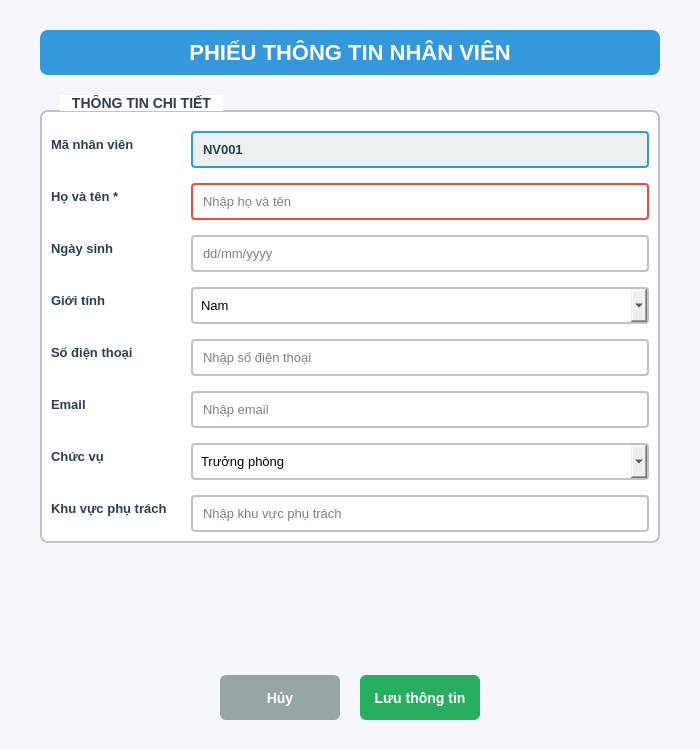
<?xml version="1.0" encoding="UTF-8"?>
<ui version="4.0">
 <class>PlantInfoDialog</class>
 <widget class="QDialog" name="PlantInfoDialog">
  <property name="geometry">
   <rect>
    <x>0</x>
    <y>0</y>
    <width>700</width>
    <height>750</height>
   </rect>
  </property>
  <property name="windowTitle">
   <string>PHIẾU THÔNG TIN NHÂN VIÊN</string>
  </property>
  <property name="styleSheet">
   <string>
    QDialog {
        background-color: #f5f6fa;
    }
    QLabel {
        color: #2c3e50;
        font-weight: bold;
    }
   </string>
  </property>
  <layout class="QVBoxLayout" name="mainLayout">
   <property name="spacing">
    <number>20</number>
   </property>
   <property name="leftMargin">
    <number>40</number>
   </property>
   <property name="topMargin">
    <number>30</number>
   </property>
   <property name="rightMargin">
    <number>40</number>
   </property>
   <property name="bottomMargin">
    <number>30</number>
   </property>
   <item>
    <widget class="QLabel" name="titleLabel">
     <property name="styleSheet">
      <string>font-size: 22px; font-weight: bold; color: #2c3e50; padding: 10px; background-color: #3498db; color: white; border-radius: 8px;</string>
     </property>
     <property name="text">
      <string>PHIẾU THÔNG TIN NHÂN VIÊN</string>
     </property>
     <property name="alignment">
      <set>Qt::AlignCenter</set>
     </property>
    </widget>
   </item>
   <item>
    <widget class="QGroupBox" name="infoGroupBox">
     <property name="styleSheet">
      <string>
       QGroupBox {
           font-weight: bold;
           font-size: 14px;
           color: #2c3e50;
           border: 2px solid #bdc3c7;
           border-radius: 8px;
           margin-top: 15px;
           padding-top: 10px;
           background-color: white;
       }
       QGroupBox::title {
           subcontrol-origin: margin;
           left: 20px;
           padding: 0 10px;
           background-color: white;
       }
      </string>
     </property>
     <property name="title">
      <string>THÔNG TIN CHI TIẾT</string>
     </property>
     <layout class="QFormLayout" name="formLayout">
      <property name="labelAlignment">
       <set>Qt::AlignRight</set>
      </property>
      <property name="formAlignment">
       <set>Qt::AlignLeading|Qt::AlignLeft|Qt::AlignTop</set>
      </property>
      <property name="horizontalSpacing">
       <number>20</number>
      </property>
      <property name="verticalSpacing">
       <number>15</number>
      </property>

      <!-- Mã nhân viên -->
      <item row="0" column="0">
       <widget class="QLabel" name="idLabel">
        <property name="styleSheet">
         <string>font-size: 13px; color: #2c3e50; min-width: 120px;</string>
        </property>
        <property name="text">
         <string>Mã nhân viên</string>
        </property>
       </widget>
      </item>
      <item row="0" column="1">
       <widget class="QLineEdit" name="idInput">
        <property name="enabled">
         <bool>false</bool>
        </property>
        <property name="styleSheet">
         <string>padding: 8px; border: 2px solid #3498db; border-radius: 4px; background-color: #ecf0f1; color: #2c3e50; font-weight: bold; font-size: 13px;</string>
        </property>
        <property name="text">
         <string>NV001</string>
        </property>
       </widget>
      </item>

      <!-- Họ và tên -->
      <item row="1" column="0">
       <widget class="QLabel" name="nameLabel">
        <property name="styleSheet">
         <string>font-size: 13px; color: #2c3e50; min-width: 120px;</string>
        </property>
        <property name="text">
         <string>Họ và tên *</string>
        </property>
       </widget>
      </item>
      <item row="1" column="1">
       <widget class="QLineEdit" name="nameInput">
        <property name="styleSheet">
         <string>padding: 8px; border: 2px solid #e74c3c; border-radius: 4px; font-size: 13px;</string>
        </property>
        <property name="placeholderText">
         <string>Nhập họ và tên</string>
        </property>
       </widget>
      </item>

      <!-- Ngày sinh -->
      <item row="2" column="0">
       <widget class="QLabel" name="dobLabel">
        <property name="styleSheet">
         <string>font-size: 13px; color: #2c3e50; min-width: 120px;</string>
        </property>
        <property name="text">
         <string>Ngày sinh</string>
        </property>
       </widget>
      </item>
      <item row="2" column="1">
       <widget class="QLineEdit" name="dobInput">
        <property name="styleSheet">
         <string>padding: 8px; border: 2px solid #bdc3c7; border-radius: 4px; font-size: 13px;</string>
        </property>
        <property name="placeholderText">
         <string>dd/mm/yyyy</string>
        </property>
       </widget>
      </item>

      <!-- Giới tính -->
      <item row="3" column="0">
       <widget class="QLabel" name="genderLabel">
        <property name="styleSheet">
         <string>font-size: 13px; color: #2c3e50; min-width: 120px;</string>
        </property>
        <property name="text">
         <string>Giới tính</string>
        </property>
       </widget>
      </item>
      <item row="3" column="1">
       <widget class="QComboBox" name="genderCombo">
        <property name="styleSheet">
         <string>padding: 8px; border: 2px solid #bdc3c7; border-radius: 4px; font-size: 13px;</string>
        </property>
        <item>
         <property name="text">
          <string>Nam</string>
         </property>
        </item>
        <item>
         <property name="text">
          <string>Nữ</string>
         </property>
        </item>
        <item>
         <property name="text">
          <string>Khác</string>
         </property>
        </item>
       </widget>
      </item>

      <!-- Số điện thoại -->
      <item row="4" column="0">
       <widget class="QLabel" name="phoneLabel">
        <property name="styleSheet">
         <string>font-size: 13px; color: #2c3e50; min-width: 120px;</string>
        </property>
        <property name="text">
         <string>Số điện thoại</string>
        </property>
       </widget>
      </item>
      <item row="4" column="1">
       <widget class="QLineEdit" name="phoneInput">
        <property name="styleSheet">
         <string>padding: 8px; border: 2px solid #bdc3c7; border-radius: 4px; font-size: 13px;</string>
        </property>
        <property name="placeholderText">
         <string>Nhập số điện thoại</string>
        </property>
       </widget>
      </item>

      <!-- Email -->
      <item row="5" column="0">
       <widget class="QLabel" name="emailLabel">
        <property name="styleSheet">
         <string>font-size: 13px; color: #2c3e50; min-width: 120px;</string>
        </property>
        <property name="text">
         <string>Email</string>
        </property>
       </widget>
      </item>
      <item row="5" column="1">
       <widget class="QLineEdit" name="emailInput">
        <property name="styleSheet">
         <string>padding: 8px; border: 2px solid #bdc3c7; border-radius: 4px; font-size: 13px;</string>
        </property>
        <property name="placeholderText">
         <string>Nhập email</string>
        </property>
       </widget>
      </item>

      <!-- Chức vụ -->
      <item row="6" column="0">
       <widget class="QLabel" name="positionLabel">
        <property name="styleSheet">
         <string>font-size: 13px; color: #2c3e50; min-width: 120px;</string>
        </property>
        <property name="text">
         <string>Chức vụ</string>
        </property>
       </widget>
      </item>
      <item row="6" column="1">
       <widget class="QComboBox" name="positionCombo">
        <property name="styleSheet">
         <string>padding: 8px; border: 2px solid #bdc3c7; border-radius: 4px; font-size: 13px;</string>
        </property>
        <item>
         <property name="text">
          <string>Trưởng phòng</string>
         </property>
        </item>
        <item>
         <property name="text">
          <string>Phó phòng</string>
         </property>
        </item>
        <item>
         <property name="text">
          <string>Chuyên viên</string>
         </property>
        </item>
        <item>
         <property name="text">
          <string>Nhân viên</string>
         </property>
        </item>
        <item>
         <property name="text">
          <string>Thực tập sinh</string>
         </property>
        </item>
       </widget>
      </item>

      <!-- Khu vực phụ trách -->
      <item row="7" column="0">
       <widget class="QLabel" name="areaLabel">
        <property name="styleSheet">
         <string>font-size: 13px; color: #2c3e50; min-width: 120px;</string>
        </property>
        <property name="text">
         <string>Khu vực phụ trách</string>
        </property>
       </widget>
      </item>
      <item row="7" column="1">
       <widget class="QLineEdit" name="areaInput">
        <property name="styleSheet">
         <string>padding: 8px; border: 2px solid #bdc3c7; border-radius: 4px; font-size: 13px;</string>
        </property>
        <property name="placeholderText">
         <string>Nhập khu vực phụ trách</string>
        </property>
       </widget>
      </item>
     </layout>
    </widget>
   </item>
   <item>
    <spacer name="verticalSpacer">
     <property name="orientation">
      <enum>Qt::Vertical</enum>
     </property>
     <property name="sizeHint" stdset="0">
      <size>
       <width>20</width>
       <height>10</height>
      </size>
     </property>
    </spacer>
   </item>
   <item>
    <layout class="QHBoxLayout" name="buttonLayout">
     <item>
      <spacer name="horizontalSpacerLeft">
       <property name="orientation">
        <enum>Qt::Horizontal</enum>
       </property>
       <property name="sizeHint" stdset="0">
        <size>
         <width>40</width>
         <height>20</height>
        </size>
       </property>
      </spacer>
     </item>
     <item>
      <widget class="QPushButton" name="cancelButton">
       <property name="minimumSize">
        <size>
         <width>120</width>
         <height>45</height>
        </size>
       </property>
       <property name="styleSheet">
        <string>
         QPushButton {
             background-color: #95a5a6;
             color: white;
             border: none;
             border-radius: 6px;
             font-weight: bold;
             font-size: 14px;
             padding: 10px;
         }
         QPushButton:hover {
             background-color: #7f8c8d;
         }
         QPushButton:pressed {
             background-color: #6c7a7a;
         }
        </string>
       </property>
       <property name="text">
        <string>Hủy</string>
       </property>
      </widget>
     </item>
     <item>
      <widget class="QPushButton" name="saveButton">
       <property name="minimumSize">
        <size>
         <width>120</width>
         <height>45</height>
        </size>
       </property>
       <property name="styleSheet">
        <string>
         QPushButton {
             background-color: #27ae60;
             color: white;
             border: none;
             border-radius: 6px;
             font-weight: bold;
             font-size: 14px;
             padding: 10px;
         }
         QPushButton:hover {
             background-color: #219a52;
         }
         QPushButton:pressed {
             background-color: #1e8449;
         }
        </string>
       </property>
       <property name="text">
        <string>Lưu thông tin</string>
       </property>
      </widget>
     </item>
     <item>
      <spacer name="horizontalSpacerRight">
       <property name="orientation">
        <enum>Qt::Horizontal</enum>
       </property>
       <property name="sizeHint" stdset="0">
        <size>
         <width>40</width>
         <height>20</height>
        </size>
       </property>
      </spacer>
     </item>
    </layout>
   </item>
  </layout>
 </widget>
 <resources/>
 <connections/>
</ui>
